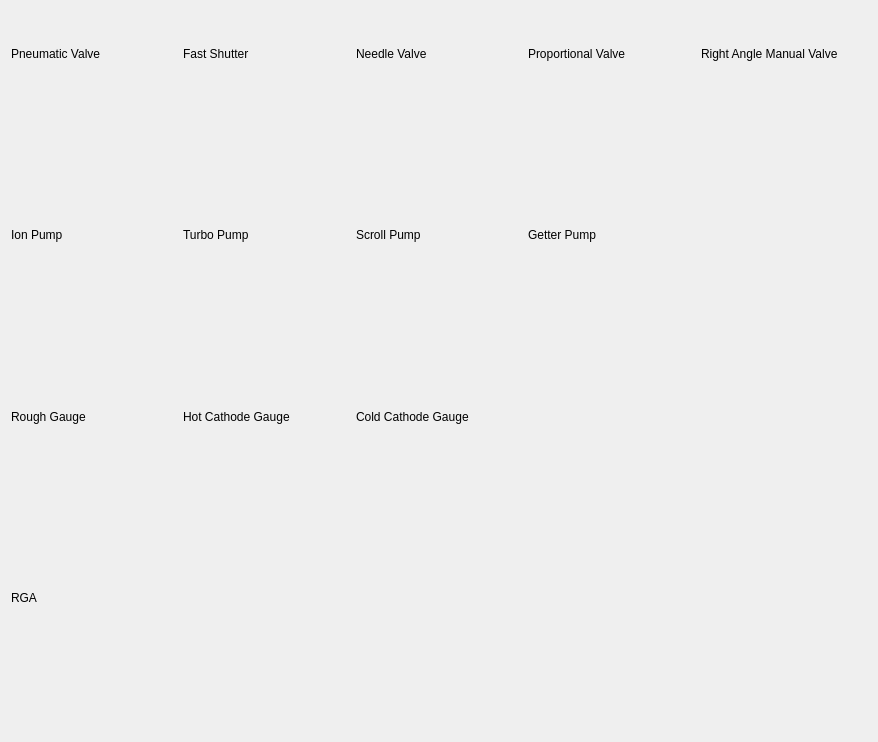
<?xml version="1.0" encoding="UTF-8"?>
<ui version="4.0">
 <class>Form</class>
 <widget class="QWidget" name="Form">
  <property name="geometry">
   <rect>
    <x>0</x>
    <y>0</y>
    <width>878</width>
    <height>742</height>
   </rect>
  </property>
  <property name="windowTitle">
   <string>Form</string>
  </property>
  <layout class="QHBoxLayout" name="horizontalLayout">
   <item>
    <layout class="QGridLayout" name="gridLayout">
     <item row="0" column="4">
      <widget class="QLabel" name="label_5">
       <property name="text">
        <string>Right Angle Manual Valve</string>
       </property>
      </widget>
     </item>
     <item row="0" column="1">
      <widget class="QLabel" name="label_2">
       <property name="text">
        <string>Fast Shutter</string>
       </property>
      </widget>
     </item>
     <item row="4" column="2">
      <widget class="QLabel" name="label_12">
       <property name="text">
        <string>Cold Cathode Gauge</string>
       </property>
      </widget>
     </item>
     <item row="2" column="3">
      <widget class="QLabel" name="label_9">
       <property name="text">
        <string>Getter Pump</string>
       </property>
      </widget>
     </item>
     <item row="0" column="0">
      <widget class="QLabel" name="label">
       <property name="text">
        <string>Pneumatic Valve</string>
       </property>
      </widget>
     </item>
     <item row="3" column="1">
      <widget class="TurboPump" name="TurboPump">
       <property name="toolTip">
        <string/>
       </property>
       <property name="iconSize" stdset="0">
        <number>64</number>
       </property>
      </widget>
     </item>
     <item row="5" column="0">
      <widget class="RoughGauge" name="RoughGauge">
       <property name="toolTip">
        <string/>
       </property>
       <property name="iconSize" stdset="0">
        <number>64</number>
       </property>
      </widget>
     </item>
     <item row="1" column="0">
      <widget class="PneumaticValve" name="PneumaticValve">
       <property name="toolTip">
        <string/>
       </property>
       <property name="iconSize" stdset="0">
        <number>64</number>
       </property>
      </widget>
     </item>
     <item row="5" column="1">
      <widget class="HotCathodeGauge" name="HotCathodeGauge">
       <property name="toolTip">
        <string/>
       </property>
       <property name="iconSize" stdset="0">
        <number>64</number>
       </property>
      </widget>
     </item>
     <item row="3" column="3">
      <widget class="GetterPump" name="GetterPump">
       <property name="toolTip">
        <string/>
       </property>
       <property name="iconSize" stdset="0">
        <number>64</number>
       </property>
      </widget>
     </item>
     <item row="1" column="1">
      <widget class="FastShutter" name="FastShutter">
       <property name="toolTip">
        <string/>
       </property>
       <property name="iconSize" stdset="0">
        <number>64</number>
       </property>
      </widget>
     </item>
     <item row="5" column="2">
      <widget class="ColdCathodeGauge" name="ColdCathodeGauge">
       <property name="toolTip">
        <string/>
       </property>
       <property name="iconSize" stdset="0">
        <number>64</number>
       </property>
      </widget>
     </item>
     <item row="3" column="2">
      <widget class="ScrollPump" name="ScrollPump">
       <property name="toolTip">
        <string/>
       </property>
       <property name="iconSize" stdset="0">
        <number>64</number>
       </property>
      </widget>
     </item>
     <item row="1" column="4">
      <widget class="RightAngleManualValve" name="RightAngleManualValve">
       <property name="toolTip">
        <string/>
       </property>
       <property name="iconSize" stdset="0">
        <number>64</number>
       </property>
      </widget>
     </item>
     <item row="3" column="0">
      <widget class="IonPump" name="IonPump">
       <property name="toolTip">
        <string/>
       </property>
       <property name="iconSize" stdset="0">
        <number>64</number>
       </property>
      </widget>
     </item>
     <item row="7" column="0">
      <widget class="RGA" name="RGA">
       <property name="toolTip">
        <string/>
       </property>
       <property name="iconSize" stdset="0">
        <number>64</number>
       </property>
      </widget>
     </item>
     <item row="1" column="2">
      <widget class="NeedleValve" name="NeedleValve">
       <property name="toolTip">
        <string/>
       </property>
       <property name="iconSize" stdset="0">
        <number>64</number>
       </property>
      </widget>
     </item>
     <item row="1" column="3">
      <widget class="ProportionalValve" name="ProportionalValve">
       <property name="toolTip">
        <string/>
       </property>
       <property name="iconSize" stdset="0">
        <number>64</number>
       </property>
      </widget>
     </item>
     <item row="2" column="0">
      <widget class="QLabel" name="label_6">
       <property name="text">
        <string>Ion Pump</string>
       </property>
      </widget>
     </item>
     <item row="2" column="2">
      <widget class="QLabel" name="label_8">
       <property name="text">
        <string>Scroll Pump</string>
       </property>
      </widget>
     </item>
     <item row="4" column="1">
      <widget class="QLabel" name="label_11">
       <property name="text">
        <string>Hot Cathode Gauge</string>
       </property>
      </widget>
     </item>
     <item row="0" column="3">
      <widget class="QLabel" name="label_4">
       <property name="text">
        <string>Proportional Valve</string>
       </property>
      </widget>
     </item>
     <item row="2" column="1">
      <widget class="QLabel" name="label_7">
       <property name="text">
        <string>Turbo Pump</string>
       </property>
      </widget>
     </item>
     <item row="4" column="0">
      <widget class="QLabel" name="label_10">
       <property name="text">
        <string>Rough Gauge</string>
       </property>
      </widget>
     </item>
     <item row="0" column="2">
      <widget class="QLabel" name="label_3">
       <property name="text">
        <string>Needle Valve</string>
       </property>
      </widget>
     </item>
     <item row="6" column="0">
      <widget class="QLabel" name="label_13">
       <property name="text">
        <string>RGA</string>
       </property>
      </widget>
     </item>
    </layout>
   </item>
  </layout>
 </widget>
 <customwidgets>
  <customwidget>
   <class>PCDSSymbolBase</class>
   <extends>QWidget</extends>
   <header>pcdswidgets.vacuum.base</header>
  </customwidget>
  <customwidget>
   <class>PneumaticValve</class>
   <extends>PCDSSymbolBase</extends>
   <header>pcdswidgets.vacuum.valves</header>
  </customwidget>
  <customwidget>
   <class>FastShutter</class>
   <extends>PCDSSymbolBase</extends>
   <header>pcdswidgets.vacuum.valves</header>
  </customwidget>
  <customwidget>
   <class>NeedleValve</class>
   <extends>PCDSSymbolBase</extends>
   <header>pcdswidgets.vacuum.valves</header>
  </customwidget>
  <customwidget>
   <class>ProportionalValve</class>
   <extends>PCDSSymbolBase</extends>
   <header>pcdswidgets.vacuum.valves</header>
  </customwidget>
  <customwidget>
   <class>RightAngleManualValve</class>
   <extends>PCDSSymbolBase</extends>
   <header>pcdswidgets.vacuum.valves</header>
  </customwidget>
  <customwidget>
   <class>IonPump</class>
   <extends>PCDSSymbolBase</extends>
   <header>pcdswidgets.vacuum.pumps</header>
  </customwidget>
  <customwidget>
   <class>TurboPump</class>
   <extends>PCDSSymbolBase</extends>
   <header>pcdswidgets.vacuum.pumps</header>
  </customwidget>
  <customwidget>
   <class>ScrollPump</class>
   <extends>PCDSSymbolBase</extends>
   <header>pcdswidgets.vacuum.pumps</header>
  </customwidget>
  <customwidget>
   <class>GetterPump</class>
   <extends>PCDSSymbolBase</extends>
   <header>pcdswidgets.vacuum.pumps</header>
  </customwidget>
  <customwidget>
   <class>RoughGauge</class>
   <extends>PCDSSymbolBase</extends>
   <header>pcdswidgets.vacuum.gauges</header>
  </customwidget>
  <customwidget>
   <class>HotCathodeGauge</class>
   <extends>PCDSSymbolBase</extends>
   <header>pcdswidgets.vacuum.gauges</header>
  </customwidget>
  <customwidget>
   <class>ColdCathodeGauge</class>
   <extends>PCDSSymbolBase</extends>
   <header>pcdswidgets.vacuum.gauges</header>
  </customwidget>
  <customwidget>
   <class>RGA</class>
   <extends>PCDSSymbolBase</extends>
   <header>pcdswidgets.vacuum.others</header>
  </customwidget>
 </customwidgets>
 <resources/>
 <connections/>
</ui>
